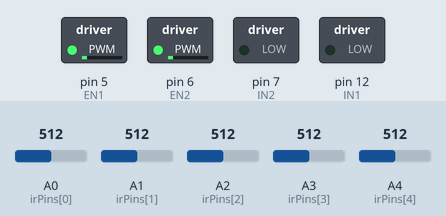
Recording of a sketch running on a simulated Arduino Uno, built with avr-gcc and run on an emulated ATmega328P. On the bench: switched loads named in the sketch (green lamp = pin HIGH). Inputs (shaded band) come from the test bench; at power-on: A2 (irPins[2]) = 512, A0 (irPins[0]) = 512, A1 (irPins[1]) = 512, A3 (irPins[3]) = 512, A4 (irPins[4]) = 512.

Above: at 1.2 s.
1.3 s: A2 (irPins[2]) set to 690
2.8 s: A2 (irPins[2]) set to 708
At 3.3 s:
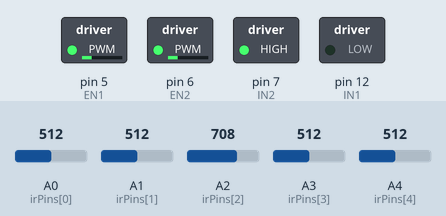
4.3 s: A2 (irPins[2]) set to 640
At 5.0 s:
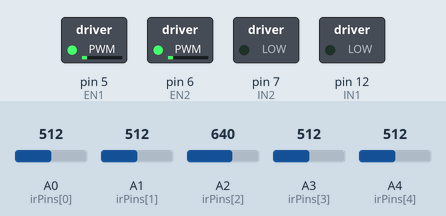
5.8 s: A2 (irPins[2]) set to 710
At 6.2 s:
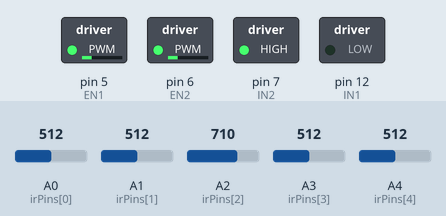
Timing chart, 0 to 8.3 s (numbered marks = the images above; inputs shaded):
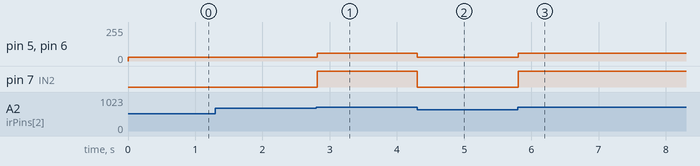

The sketch:

AGV_3line.ino
```cpp
#define EN1 5//pin for run the left motor
#define IN1 12//pin for control left motor direction
#define EN2 6//pin for run the right motor
#define IN2 7//pin for control right motor direction


#define Forward 0      //forward direction
#define Back 1         //backward direction

const int irPins[6] = {A0, A1, A2, A3, A4};
int irSensorAnalog[5] = {0,0,0,0,0};

void Read_Value(void)//Read out the return value of 5 line inspection sensor
{
    for (int i = 0; i < 5; i++) {
    irSensorAnalog[i] = analogRead(irPins[i]);
   // Serial.print(irSensorAnalog[i]);
   // Serial.print("\n");
    }
}


void Motor(int M1_DIR,int M1_EN,int M2_DIR,int M2_EN)//control the motor
{
  //////////M1 left motor////////////////////////
  if(M1_DIR==Forward)//direction of motor 1
    digitalWrite(IN1,Forward);//forward
  else
    digitalWrite(IN1,Back);//back
  if(M1_EN==0)
    analogWrite(EN1,LOW);//stop
 else
    analogWrite(EN1,M1_EN);//speed control

  ///////////M2 right motor//////////////////////
  if(M2_DIR==Forward)
    digitalWrite(IN2,Forward);
  else
    digitalWrite(IN2,Back);
  if(M2_EN==0)
    analogWrite(EN2,LOW);
  else
    analogWrite(EN2,M2_EN);
}


void line_follow(int line )//Patrol line function, patrol black line for the white paper, the model black return value is less than 700, white is greater than 800z
{

  int stopped=0;
  while(line==1 && stopped!=1)
  {
   Read_Value();
 if((irSensorAnalog[0]<650 || irSensorAnalog[1] <650) && (irSensorAnalog[3]>800 && irSensorAnalog[4]>800))//Black line on the left
  {
    // Serial.println("right");
    Motor(Forward,0,Forward,60);//turn right
    delay(10);
  }
  else  if((irSensorAnalog[3]<650 || irSensorAnalog[4] <650) && (irSensorAnalog[0]>800 && irSensorAnalog[1]>800))//The right black line
  {
    //Serial.println("left");
    Motor(Forward,60,Forward,0);//Turn left
    delay(10);
  }
  if(irSensorAnalog[2]<700)//Middle black line
  {
    //Serial.println("forward");
    Motor(Forward,30,Forward,30);//carried out
    delay(20);
  }
  else
  {
    //Motor(Forward,0,Back,0);
    //delay(3000);
   // Serial.println("stop");
    Motor(Forward,60,Back,60);//Unidentified conditions tentatively scheduled for a slower forward
    stopped=1;

  }
  }
}
void line_follow2(int line )//Patrol line function, patrol black line for the white paper, the model black return value is less than 700, white is greater than 800z
{
  //Motor(Forward,40,Forward,40);
  int stopped=0;
  while(line==2 && stopped!=1)
  {
   Read_Value();
 if(irSensorAnalog[0]<650 && irSensorAnalog[2]>800)//Black line on the left
  {
    // Serial.println("right");
    Motor(Forward,0,Forward,130);//turn right
    delay(10);
  }
  else if( irSensorAnalog[2]<650 && irSensorAnalog[0]>800)//The right black line
  {
    //Serial.println("left");
    Motor(Forward,130,Forward,0);//Turn left
    delay(10);
  }
  else if(irSensorAnalog[1]<650)//Middle black line
  {
    //Serial.println("forward");
    Motor(Forward,30,Forward,30);//carried out
    delay(20);
  }
  else
  {
   // Serial.println("stop");
    Motor(Forward,60,Back,60);//Unidentified conditions tentatively scheduled for a slower forward
    stopped=1;
  }
  }
}
void line_follow3(int line )//Patrol line function, patrol black line for the white paper, the model black return value is less than 700, white is greater than 800z
{
  Motor(Forward,0,Forward,40);
  int stopped=0;
  while(line==3 && stopped!=1)
  {
   Read_Value();
 if(irSensorAnalog[2]<650 && irSensorAnalog[4]>800)//Black line on the left
  {
    // Serial.println("right");
    Motor(Forward,0,Forward,130);//turn right
    delay(10);
  }
  else  if( irSensorAnalog[4]<650 && irSensorAnalog[2]>800)//The right black line
  {
    //Serial.println("left");
    Motor(Forward,130,Forward,0);//Turn left
    delay(10);
  }
  if(irSensorAnalog[3]<650)//Middle black line
  {
    //Serial.println("forward");
    Motor(Forward,30,Forward,30);//carried out
    delay(20);
  }
  else
  {
   // Serial.println("stop");
    Motor(Forward,75,Forward,0);//Unidentified conditions tentatively scheduled for a slower forward
    stopped=1;
  }
  }
}
void setup()
{
  pinMode(5,OUTPUT);//Initialize motor control pin to output
  pinMode(6,OUTPUT);
  pinMode(7,OUTPUT);
  pinMode(12,OUTPUT);
  Motor(Forward,0,Forward,0);//Motor stopped
  for (int i = 0; i < 5; i++) {
   pinMode(irPins[i],INPUT);
  }
  Serial.begin(9600);
}

void loop()
{
 //read sensor values
 line_follow(1);//line following
// line_follow2(2);
//line_follow3(3);
}
```

Measured:
- the behaviour switches between 699 and 700 on A2 (irPins[2]) (found by bisection; images 0 and 1)
- after the input at 1.3 s, every drawn part: stays the same
- after the input at 2.8 s, pin 5 (EN1), pin 6 (EN2): 30/255 → 60/255 at once; pin 7 (IN2): LOW → HIGH at once
- after the input at 4.3 s, pin 5 (EN1), pin 6 (EN2): 60/255 → 30/255 at once; pin 7 (IN2): HIGH → LOW at once
- after the input at 5.8 s, pin 5 (EN1), pin 6 (EN2): 30/255 → 60/255 at once; pin 7 (IN2): LOW → HIGH at once
